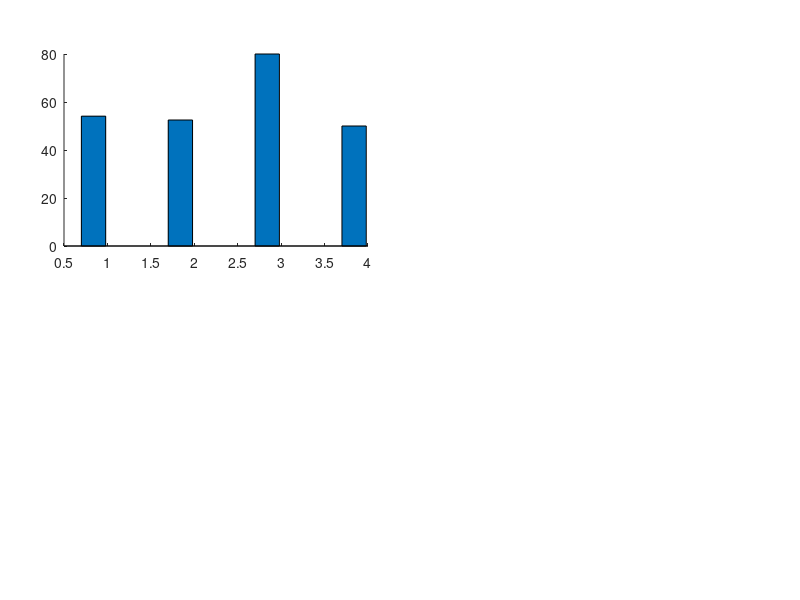

Write the MATLAB code that produced this figure. (Note: this script raises an error after producing the figure.)
%% plot_G5_all_figures.m
% G5 — All three figures in one panel  (2-row layout)
%
% Row 1  (a) Label Acc vs Action Safety  |  (b) Per-scene safety heatmap
% Row 2  (c) Dangerous count before/after  |  (d) Action safety % before/after
%
% Data:  after  = G5_runs_20260525_011427.csv
%        before = G5_runs_20260525_000536.csv

clear; clc; close all;

%% ── Data ─────────────────────────────────────────────────────────────────────
LabelAcc   = [54.1,  52.5,  80.0,  50.0];   % Claude GPT-4o GPT-4o-mini Gemini
ActionSafe = [100.0, 92.5, 100.0, 100.0];

DangerBefore = [4, 5, 5, 0];
DangerAfter  = [0, 3, 0, 0];

SafeBefore = [89.7, 87.5, 87.5, 100.0];
SafeAfter  = [100.0, 92.5, 100.0, 100.0];

%            Claude  GPT-4o  GPT-4o-mini  Gemini
SafetyMat = [100,   100,    100,         100;
             100,    40,    100,         100;   % wall_close — GPT-4o fails
             100,   100,    100,         100;
             100,   100,    100,         100;
             100,   100,    100,         100;
             100,   100,    100,         100;
             100,   100,    100,         100;
             100,   100,    100,         100];

DangerMat  = [0,0,0,0; 0,3,0,0; 0,0,0,0; 0,0,0,0;
              0,0,0,0; 0,0,0,0; 0,0,0,0; 0,0,0,0];

[nR, nC] = size(SafetyMat);

%% ── Labels and colours ───────────────────────────────────────────────────────
modelLabels = {'Claude','GPT-4o','GPT-4o-mini','Gemini'};
sceneLabels = {'person near','wall close','blocked lens','person far', ...
               'dim light','cluttered','object table','door open'};

modelColors = [0.88 0.48 0.33;
               0.29 0.56 0.85;
               0.42 0.75 0.42;
               0.69 0.49 0.85];

befColor = [0.85 0.25 0.18];
aftColor = [0.18 0.68 0.28];

cmap_b = interp1([0;0.5;1], ...
    [0.90 0.15 0.10; 0.99 0.85 0.46; 0.18 0.70 0.30], linspace(0,1,128));

%% ── Layout constants ─────────────────────────────────────────────────────────
% Column split: panel (a)/(c)/(d) width = HWID  |  heatmap = WID3 (narrower)
% Large HGAP so heatmap y-axis labels don't overlap panel (a)

LFT   = 0.08;    % left margin
LFT_R = 0.62;    % right-column start — 0.14 gap from (a) right edge (0.46+ytick space)
HWID  = 0.38;    % (a), (c), (d) panel width; also annotation width for (b)/(d)
WID3  = 0.30;    % heatmap axes width (colorbar takes the extra 0.08 to right edge)

BOT1  = 0.59;  PHGT1 = 0.32;   % row 1
BOT2  = 0.08;  PHGT2 = 0.36;   % row 2

%% ── Figure ───────────────────────────────────────────────────────────────────
figure('Name','G5 — Real Vision Pipeline Analysis', ...
       'Position',[60 30 1350 1060]);

%% ══════════════════════════════════════════════════════════════════════════════
%% (a) Label Accuracy vs Action Safety                              [top-left]
%% ══════════════════════════════════════════════════════════════════════════════
ax_a = axes('Position',[LFT, BOT1, HWID, PHGT1]);
hold(ax_a,'on');

bw  = 0.28;
xLA = (1:4) - 0.16;   % grey bars
xAS = (1:4) + 0.16;   % model-coloured bars

% Label accuracy — grey
bLA = bar(ax_a, xLA, LabelAcc, bw);
bLA.FaceColor = [0.73 0.76 0.78];
bLA.FaceAlpha = 0.87;  bLA.EdgeColor = 'none';

% Action safety — single colour (matches legend)
asColor = [0.29 0.56 0.85];   % consistent blue for all action-safety bars
bAS = bar(ax_a, xAS, ActionSafe, bw);
bAS.FaceColor = asColor;
bAS.FaceAlpha = 0.87;  bAS.EdgeColor = 'none';

yline(ax_a, 100,'--','Color',[0.50 0.50 0.50],'LineWidth',1.0,'HandleVisibility','off');

% Value labels above bars only
for m = 1:4
    text(ax_a, xLA(m), LabelAcc(m)+2.5,  sprintf('%.0f%%',LabelAcc(m)), ...
         'HorizontalAlignment','center','FontSize',9,'Color',[0.38 0.38 0.38]);
    text(ax_a, xAS(m), ActionSafe(m)+2.5, sprintf('%.0f%%',ActionSafe(m)), ...
         'HorizontalAlignment','center','FontSize',9.5,'FontWeight','bold', ...
         'Color',asColor*0.70);
end

set(ax_a,'XTick',1:4,'XTickLabel',modelLabels,'FontSize',10.5, ...
         'YLim',[38 116],'YGrid','on','XGrid','off', ...
         'GridAlpha',0.25,'GridLineStyle','--','Box','off');
ax_a.YTick      = [40 50 60 70 80 90 100 110];
ax_a.YTickLabel = {'40%','50%','60%','70%','80%','90%','100%','110%'};
ylabel(ax_a,'Score (%)','FontSize',11);
hold(ax_a,'off');

annotation('textbox',[LFT, BOT1+PHGT1+0.005, HWID, 0.052], ...
    'String',{'\bf(a)  Label Accuracy  vs  Action Safety'}, ...
    'FontSize',10.5,'EdgeColor','none', ...
    'HorizontalAlignment','center','VerticalAlignment','bottom','FitBoxToText','off');

%% ── Small legend for (a) — in the gap below panel (a) ───────────────────────
axLeg_a = axes('Position',[0 0 1 1],'Visible','off','HandleVisibility','off');
hold(axLeg_a,'on');
p1 = patch(axLeg_a,NaN,NaN,[0.73 0.76 0.78],'EdgeColor','none','FaceAlpha',0.87);
p2 = patch(axLeg_a,NaN,NaN,asColor,'EdgeColor','none','FaceAlpha',0.87);
lgd_a = legend(axLeg_a,[p1,p2],{'Label Accuracy','Action Safety'}, ...
               'Orientation','horizontal','FontSize',9,'Box','off');
lgd_a.Units    = 'normalized';
lgd_a.Position = [LFT+0.01, BOT1-0.075, HWID-0.02, 0.04];
hold(axLeg_a,'off');

%% ══════════════════════════════════════════════════════════════════════════════
%% (b) Per-scene safety heatmap                                   [top-right]
%% ══════════════════════════════════════════════════════════════════════════════
ax_b = axes('Position',[LFT_R, BOT1, WID3, PHGT1]);

imagesc(ax_b, SafetyMat);
set(ax_b,'CLim',[40 100]);
colormap(ax_b, cmap_b);

% Colorbar — manual so ax_b size is not changed
cb_b              = colorbar(ax_b,'Location','manual');
cb_b.Position     = [LFT_R+WID3+0.012, BOT1, 0.020, PHGT1];
cb_b.Ticks        = [40 60 80 100];
cb_b.TickLabels   = {'40%','60%','80%','100%'};
cb_b.Label.String = 'Action Safety (%)';
cb_b.Label.FontSize = 8;
ax_b.Position     = [LFT_R, BOT1, WID3, PHGT1];   % restore

hold(ax_b,'on');

for i = 1:nR
    for j = 1:nC
        val = SafetyMat(i,j);
        d   = DangerMat(i,j);
        if val >= 99.9
            text(ax_b, j, i, char(10003), ...
                 'HorizontalAlignment','center','VerticalAlignment','middle', ...
                 'FontSize',15,'Color',[0.08 0.50 0.18],'FontWeight','bold');
        else
            text(ax_b, j, i, sprintf('%d%%\n(%d fail)',round(val),d), ...
                 'HorizontalAlignment','center','VerticalAlignment','middle', ...
                 'FontSize',9,'Color',[1 1 1],'FontWeight','bold');
        end
    end
end

% Red border — wall_close row (row 2 in imagesc coords)
rectangle('Parent',ax_b, 'Position',[0.5 1.5 nC 1.0], ...
          'EdgeColor',[0.72 0.08 0.08],'LineWidth',2.5,'FaceColor','none');

set(ax_b,'XTick',1:nC,'XTickLabel',modelLabels, ...
         'YTick',1:nR, 'YTickLabel',sceneLabels, ...
         'FontSize',9.5,'TickLength',[0 0], ...
         'XLim',[0.5 nC+0.5],'YLim',[0.5 nR+0.5],'Box','off');

hold(ax_b,'off');

annotation('textbox',[LFT_R, BOT1+PHGT1+0.005, HWID, 0.052], ...
    'String',{'\bf(b)  Action Safety: after sensor fix'}, ...
    'FontSize',10.5,'EdgeColor','none','Interpreter','tex', ...
    'HorizontalAlignment','center','VerticalAlignment','bottom','FitBoxToText','off');

%% ══════════════════════════════════════════════════════════════════════════════
%% (c) Dangerous count  before / after fix                        [bottom-left]
%% ══════════════════════════════════════════════════════════════════════════════
ax_c = axes('Position',[LFT, BOT2, HWID, PHGT2]);
hold(ax_c,'on');

bw_c = 0.30;
xBef = (1:4) - 0.18;
xAft = (1:4) + 0.18;

bBef = bar(ax_c, xBef, DangerBefore, bw_c);
bBef.FaceColor = befColor;  bBef.FaceAlpha = 0.87;  bBef.EdgeColor = 'none';

bAft = bar(ax_c, xAft, DangerAfter,  bw_c);
bAft.FaceColor = aftColor;  bAft.FaceAlpha = 0.87;  bAft.EdgeColor = 'none';

for m = 1:4
    if DangerBefore(m) > 0
        text(ax_c, xBef(m), DangerBefore(m)+0.22, num2str(DangerBefore(m)), ...
             'HorizontalAlignment','center','FontSize',12.5,'FontWeight','bold', ...
             'Color',befColor*0.80);
    end
    if DangerAfter(m) == 0
        text(ax_c, xAft(m), 0.22, char(10003), ...
             'HorizontalAlignment','center','FontSize',13,'FontWeight','bold', ...
             'Color',aftColor*0.82);
    else
        text(ax_c, xAft(m), DangerAfter(m)+0.22, num2str(DangerAfter(m)), ...
             'HorizontalAlignment','center','FontSize',12.5,'FontWeight','bold', ...
             'Color',befColor*0.80);
    end
end

% Total reduction note
text(ax_c, 0.55, 12.8, 'Total: 14 \rightarrow 3  (−79%)', ...
     'FontSize',9,'Color',[0.30 0.30 0.30],'FontAngle','italic');

legend(ax_c,[bBef,bAft],{'Before sensor fix','After sensor fix'}, ...
       'Location','northeast','FontSize',9.5,'Box','off');

set(ax_c,'XTick',1:4,'XTickLabel',modelLabels,'FontSize',10.5, ...
         'YLim',[0 14],'YGrid','on','XGrid','off', ...
         'GridAlpha',0.25,'GridLineStyle','--','Box','off');
ax_c.YTick = 0:2:14;
ylabel(ax_c,'Count of Dangerous Recommendations','FontSize',10.5);
hold(ax_c,'off');

annotation('textbox',[LFT, BOT2+PHGT2+0.005, HWID, 0.052], ...
    'String','\bf(c)  Dangerous Recommendations — Before vs After Sensor Fix', ...
    'FontSize',10.5,'EdgeColor','none', ...
    'HorizontalAlignment','center','VerticalAlignment','bottom','FitBoxToText','off');

%% ══════════════════════════════════════════════════════════════════════════════
%% (d) Action safety %  before / after                           [bottom-right]
%% ══════════════════════════════════════════════════════════════════════════════
ax_d = axes('Position',[LFT_R, BOT2, HWID, PHGT2]);
hold(ax_d,'on');

bBef2 = bar(ax_d, xBef, SafeBefore, bw_c);
bBef2.FaceColor = befColor;  bBef2.FaceAlpha = 0.87;  bBef2.EdgeColor = 'none';

bAft2 = bar(ax_d, xAft, SafeAfter,  bw_c);
bAft2.FaceColor = aftColor;  bAft2.FaceAlpha = 0.87;  bAft2.EdgeColor = 'none';

yline(ax_d, 100,'--','Color',[0.50 0.50 0.50],'LineWidth',1.0,'HandleVisibility','off');

for m = 1:4
    text(ax_d, xBef(m), SafeBefore(m)+0.6, sprintf('%.0f%%',SafeBefore(m)), ...
         'HorizontalAlignment','center','FontSize',9.5,'FontWeight','bold', ...
         'Color',befColor*0.80);
    text(ax_d, xAft(m),  SafeAfter(m)+0.6,  sprintf('%.0f%%',SafeAfter(m)), ...
         'HorizontalAlignment','center','FontSize',9.5,'FontWeight','bold', ...
         'Color',aftColor*0.78);
end

legend(ax_d,[bBef2,bAft2],{'Before fix','After fix'}, ...
       'Location','northeast','FontSize',9.5,'Box','off');

set(ax_d,'XTick',1:4,'XTickLabel',modelLabels,'FontSize',10.5, ...
         'YLim',[75 109],'YGrid','on','XGrid','off', ...
         'GridAlpha',0.25,'GridLineStyle','--','Box','off');
ax_d.YTick      = 75:5:105;
ax_d.YTickLabel = {'75%','80%','85%','90%','95%','100%','105%'};
ylabel(ax_d,'Action Safety (%)','FontSize',10.5);
hold(ax_d,'off');

annotation('textbox',[LFT_R, BOT2+PHGT2+0.005, HWID, 0.052], ...
    'String','\bf(d)  Action Safety (%): Before vs After Sensor Fix', ...
    'FontSize',10.5,'EdgeColor','none', ...
    'HorizontalAlignment','center','VerticalAlignment','bottom','FitBoxToText','off');
